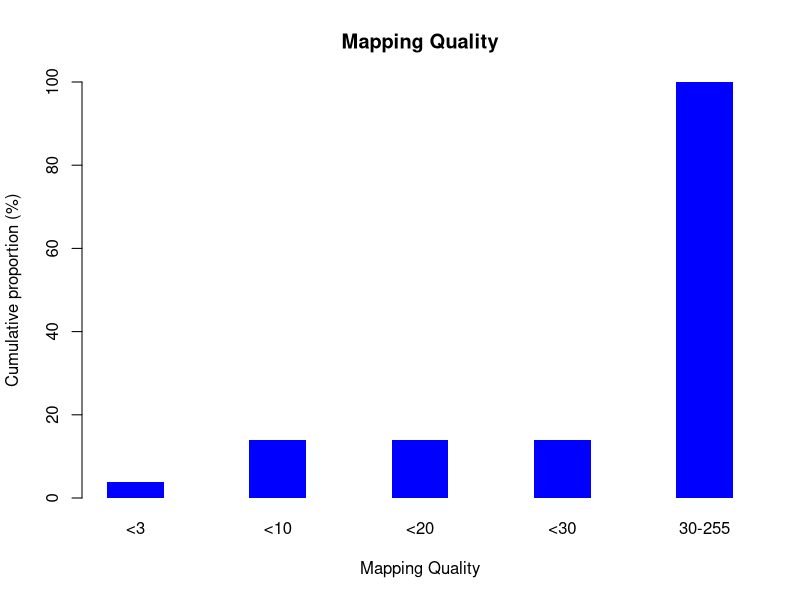

Reproduce this figure in R.
png("/sonas-hs/bsr/hpc/data/yjin/test_BAMqc/exp/test1/figs/smp2.mapq_profile.png",width=500,height=500,units="px")
mapq_val=c(0,1,3,255)
mapq_count=c(525,2546,8143,69389)
xname=c("<3","<10","<20","<30","30-255")
freq = rep(0,5)
freq[1] = sum(mapq_count[which(mapq_val<3)])/80603*100
freq[2] = sum(mapq_count[which(mapq_val<10)])/80603*100
freq[3] = sum(mapq_count[which(mapq_val<20)])/80603*100
freq[4] = sum(mapq_count[which(mapq_val<30)])/80603*100
freq[5] = 100
barplot(freq,beside=T,xlab="Mapping Quality",border="NA",space=1.5,main="Mapping Quality",ylim=c(0,100),ylab="Cumulative proportion (%)",col="blue",names.arg=xname)
dev.state=dev.off()
